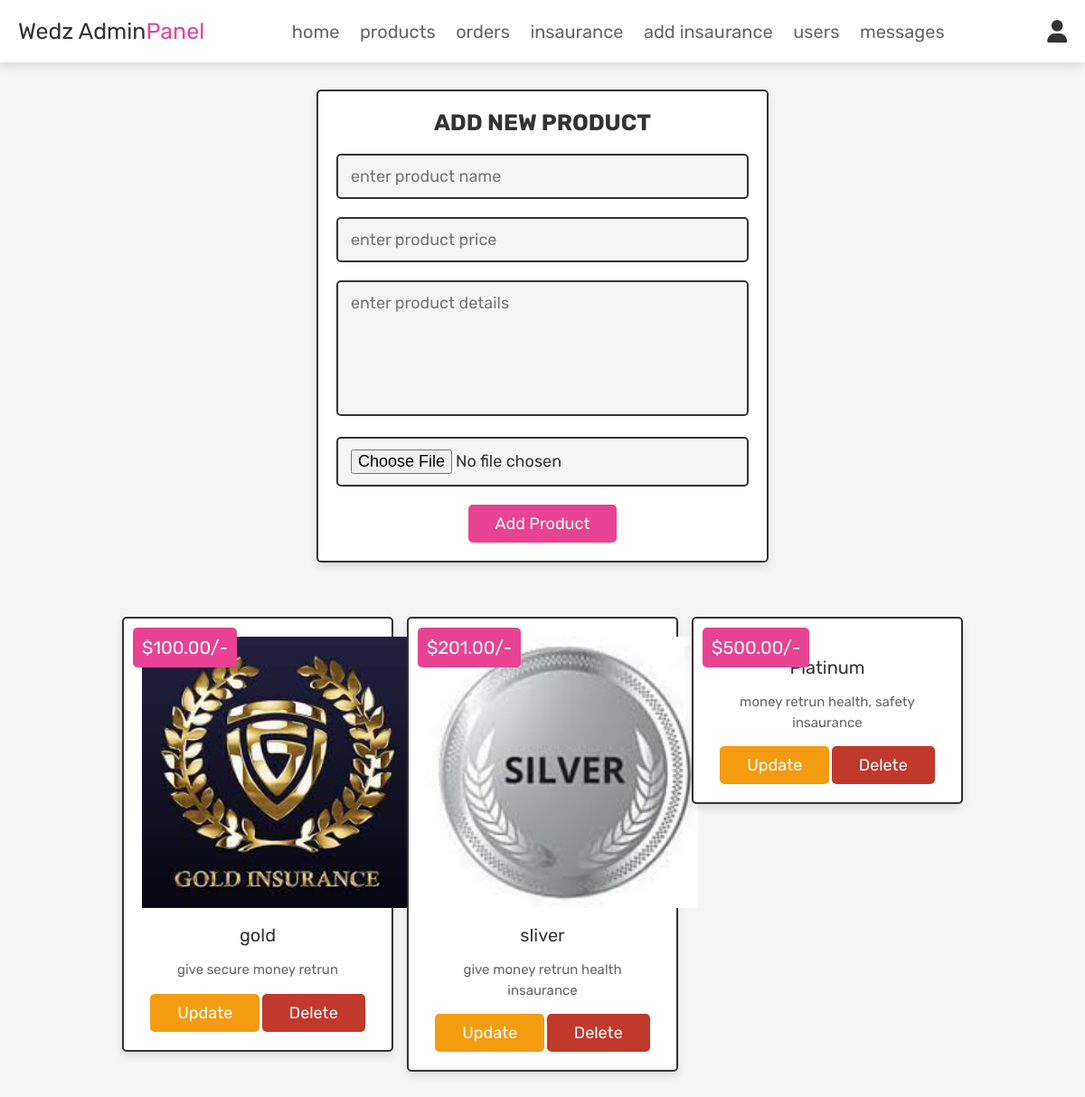
The page /admin_insaurance_add.php (signed in) on the database its author committed.
### tables this page shows
CREATE TABLE IF NOT EXISTS `insurance_purchases` (
  `id` int(11) NOT NULL AUTO_INCREMENT,
  `plan_name` varchar(255) NOT NULL,
  `details` varchar(500) NOT NULL,
  `price` decimal(10,2) NOT NULL,
  `image` varchar(100) NOT NULL,
  PRIMARY KEY (`id`)
);

### admin_insaurance_add.php (the view, shortened to what this page needs)
<!DOCTYPE html>
<html lang="en">
<head>
   <link rel="stylesheet" href="https://cdnjs.cloudflare.com/ajax/libs/font-awesome/6.0.0/css/all.min.css">
   <link rel="stylesheet" href="css/admin_style.css">
</head>
<body>
<?php @include 'admin_header.php'; ?>
<section class="add-products">
   <form action="" method="POST" enctype="multipart/form-data">
      <h3>add new product</h3>
      <input type="text" class="box" required placeholder="enter product name" name="plan_name">
      <input type="number" min="0" class="box" required placeholder="enter product price" name="price">
      <textarea name="details" class="box" required placeholder="enter product details" cols="30" rows="10"></textarea>
      <input type="file" accept="image/jpg, image/jpeg, image/png" required class="box" name="image">
      <input type="submit" value="add product" name="add_product" class="btn">
   </form>
</section>
<section class="show-products">
   <div class="box-container">
      <?php
         $select_products = mysqli_query($conn, "SELECT * FROM `insurance_purchases`") or die('query failed');
         if(mysqli_num_rows($select_products) > 0){
            while($fetch_insurance_purchases = mysqli_fetch_assoc($select_products)){
      ?>
      <div class="box">
         <div class="price">$<?php echo $fetch_insurance_purchases['price']; ?>/-</div>
         <img class="image" src="uploaded_img/<?php echo $fetch_insurance_purchases['image']; ?>" alt="">
         <div class="name"><?php echo $fetch_insurance_purchases['plan_name']; ?></div>
         <div class="details"><?php echo $fetch_insurance_purchases['details']; ?></div>
         <a href="admin_update_insaurance.php?update=<?php echo $fetch_insurance_purchases['id']; ?>" class="option-btn">update</a>
         <a href="admin_insaurance_add.php?delete=<?php echo $fetch_insurance_purchases['id']; ?>" class="delete-btn" onclick="return confirm('delete this product?');">delete</a>
      </div>
      <?php
         }
      }else{
         echo '<p class="empty">no products added yet!</p>';
      }
      ?>
   </div>
</section>
</body>
</html>

### css/admin_style.css (style rules this page uses)
:root { --pink: #e84393; --red: #c0392b; --orange: #f39c12; --black: #333; --white: #fff; --light-color: #666; --light-white: #ccc; --light-bg: #f5f5f5; --border: .2rem solid var(--black); --box-shadow: 0 .5rem 1rem rgba(0, 0, 0, .1); }
* { font-family: 'Rubik', sans-serif; margin: 0; padding: 0; box-sizing: border-box; outline: none; border: none; text-decoration: none; transition: all .2s linear; }
html { font-size: 62.5%; overflow-x: hidden; scroll-behavior: smooth; scroll-padding-top: 6.5rem; }
body { background: var(--light-bg); }
section { padding: 3rem 2rem; }
.btn, .delete-btn, .option-btn { display: inline-block; border-radius: .5rem; margin-top: 1rem; font-size: 1.8rem; color: var(--white); cursor: pointer; padding: 1rem 3rem; text-transform: capitalize; }
.btn { background-color: var(--pink); }
.delete-btn { background-color: var(--red); }
.option-btn { background-color: var(--orange); }
.add-products form { max-width: 50rem; border-radius: .5rem; background-color: var(--white); border: var(--border); padding: 2rem; text-align: center; margin: 0 auto; box-shadow: var(--box-shadow); }
.add-products form h3 { font-size: 2.5rem; text-transform: uppercase; color: var(--black); margin-bottom: 1rem; }
.add-products form .box { width: 100%; margin: 1rem 0; font-size: 1.8rem; color: var(--black); border-radius: .5rem; background-color: var(--light-bg); padding: 1.2rem 1.4rem; border: var(--border); }
.add-products form textarea { height: 15rem; resize: none; }
.show-products .box-container { display: grid; grid-template-columns: repeat(auto-fit, 30rem); gap: 1.5rem; align-items: flex-start; max-width: 1200px; margin: 0 auto; justify-content: center; }
.show-products .box-container .box { text-align: center; padding: 2rem; border: var(--border); background-color: var(--white); box-shadow: var(--box-shadow); border-radius: .5rem; position: relative; }
.show-products .box-container .box .image { height: 30rem; margin-bottom: .5rem; }
.show-products .box-container .box .price { background-color: var(--pink); position: absolute; top: 1rem; left: 1rem; border-radius: .5rem; color: var(--white); padding: 1rem; font-size: 2rem; }
.show-products .box-container .box .name { margin: 1rem 0; font-size: 2rem; color: var(--black); }
.show-products .box-container .box .details { line-height: 1.5; color: var(--light-color); font-size: 1.5rem; padding: .5rem 0; }

### rows shown on the page
insurance_purchases: price "100.00", image (picture), plan_name "gold", details "give secure money retrun"
insurance_purchases: price "201.00", image (picture), plan_name "sliver", details "give money retrun health insaurance"
insurance_purchases: price "500.00", plan_name "Platinum", details "money retrun health, safety insaurance"
